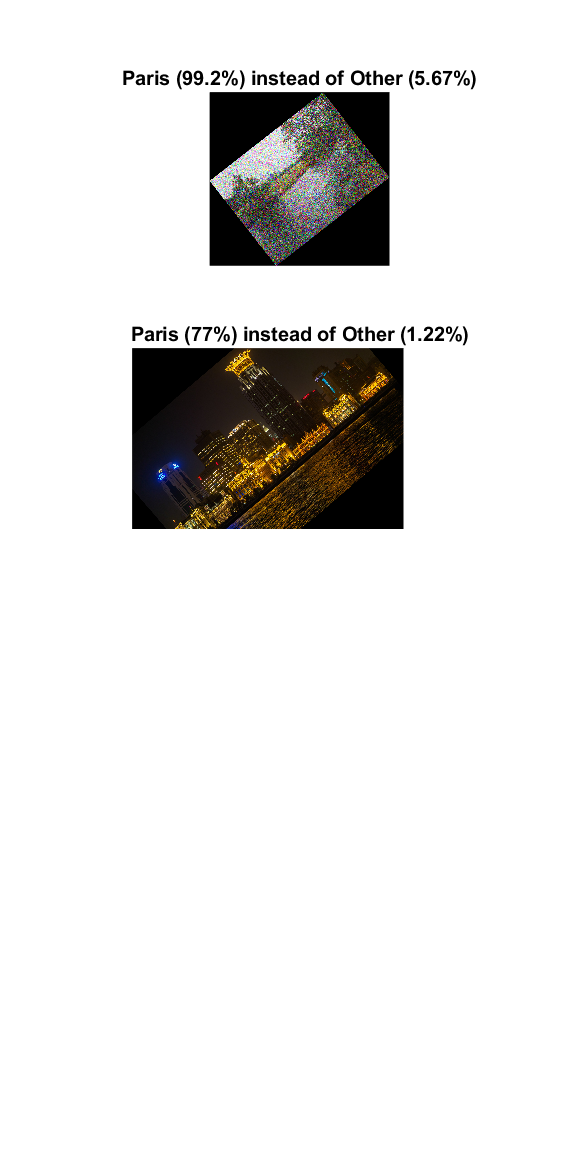
#> input picture train_networks/incorrects/testset1_alexnet.png, 579 x 1170 px
$ python rotate_images.py ../../train_networks/incorrects out
#> lines starting #> are read from the running program, lines starting #| are printed output that depends on the picture
import os
import pathlib
import sys
import random

import numpy as np
import cv2

if __name__ == "__main__":

    try:
        input_dir = sys.argv[1]
        output_dir = sys.argv[2]
    except IndexError:
        print("Error: must provide input directory as first argument and output directory as second")
        sys.exit(1)

    random.seed(1) ## Seed so repeatable
    os.makedirs(output_dir, exist_ok=True)

    root = os.getcwd() # store this for later ;)

    os.chdir(input_dir)

    for subdir, dirs, files in os.walk('.'):
        for f in files:
            filepath = os.path.join(subdir, f)
            name, ext = os.path.splitext(f)
            if ext == ".png":
                angle = random.uniform(-180,180)
                pad_img = random.random() >= 0.5

                img = cv2.imread(filepath)
#> img is the input picture: shape (1170, 579, 3); mean B, G, R 226.8, 228.1, 229
                try:
                    rows, cols, _ = img.shape
#> rows = 1170; cols = 579
                except AttributeError:
                    print(f"{subdir}/{f} seems to be broken, skipping...")
                    continue

                if pad_img:
                    # make new image size
                    r = np.deg2rad(angle)
                    x, y = (abs(np.sin(r)*rows) + abs(np.cos(r)*cols),abs(np.sin(r)*cols) + abs(np.cos(r)*rows))
#> x = 1259.2; y = 1210
                else:
                    x, y = cols, rows

                print(f"Rotating {f} {angle} degrees...")

                # Get rotation matrix
                M = cv2.getRotationMatrix2D((cols/2,rows/2), angle, 1)

                if pad_img:
                    # Adjust translation or whatever
                    (tx,ty) = ((x-cols)/2, (y-rows)/2)
#> tx = 340.1; ty = 20.01
                    M[0,2] += tx
                    M[1,2] += ty

                # Rotate the image
                dst = cv2.warpAffine(img, M, (int(x),int(y)))
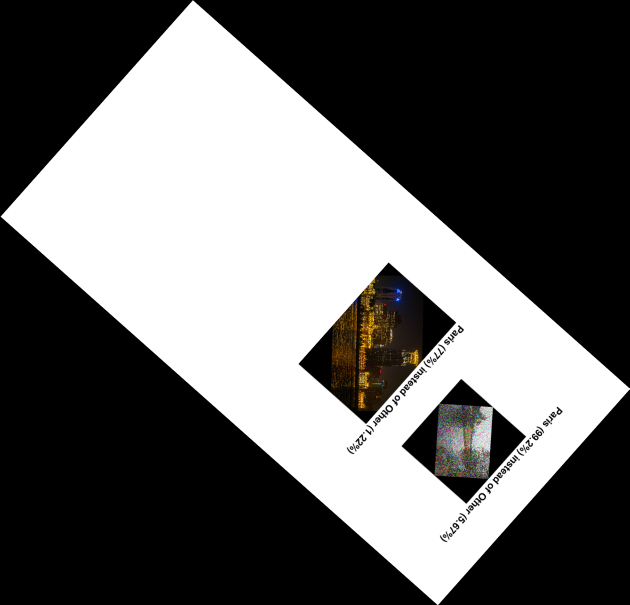
#> dst: shape (1210, 1259, 3) (shown at 1/2 size); mean B, G, R 100.9, 101.4, 101.8

                # Write the result
                outfile = str(pathlib.PurePath(root, output_dir, subdir, "{}_{}.png".format(name, angle)))
                outdir, _ = os.path.split(outfile)
                os.makedirs(outdir, exist_ok=True)
                print(f"Writing to {outfile}...")
                cv2.imwrite(outfile, dst)


$ run again, on train_networks/incorrects/correct_inception.png
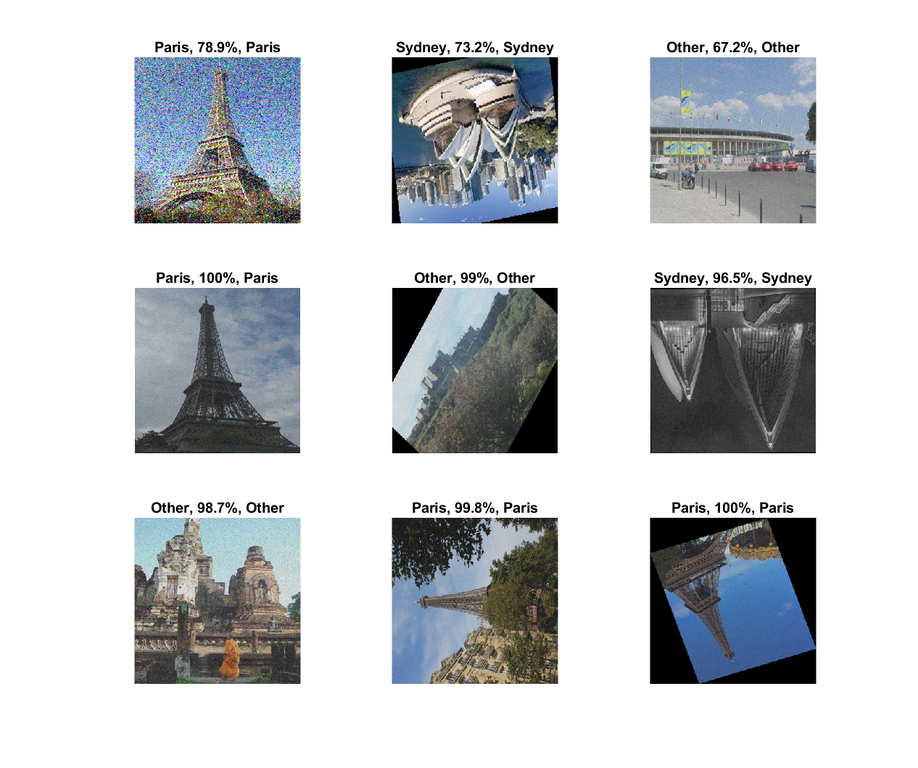
#> input picture train_networks/incorrects/correct_inception.png, 918 x 768 px, shrunk from 1266 x 1059 before the run
#> img is the input picture: shape (768, 918, 3); mean B, G, R 205.1, 202.6, 199.7
#> `dst = cv2.warpAffine(img, M, (int(x),int(y)))`:
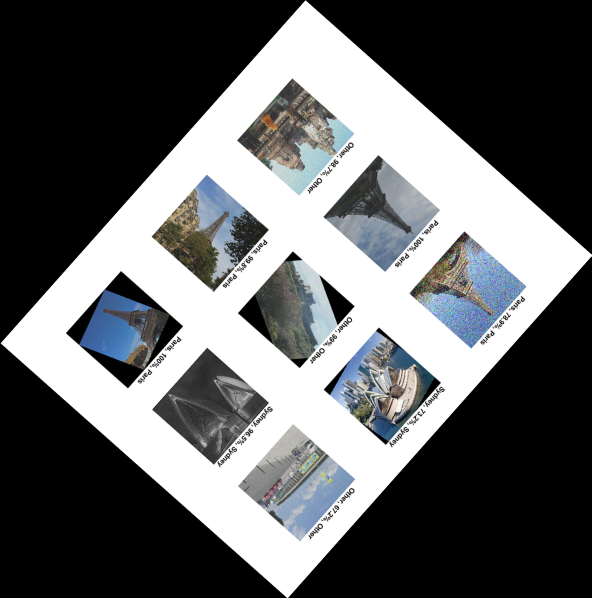
#> dst: shape (1196, 1183, 3) (shown at 1/2 size); mean B, G, R 102.2, 100.9, 99.5

$ run again, on train_networks/incorrects/other.png
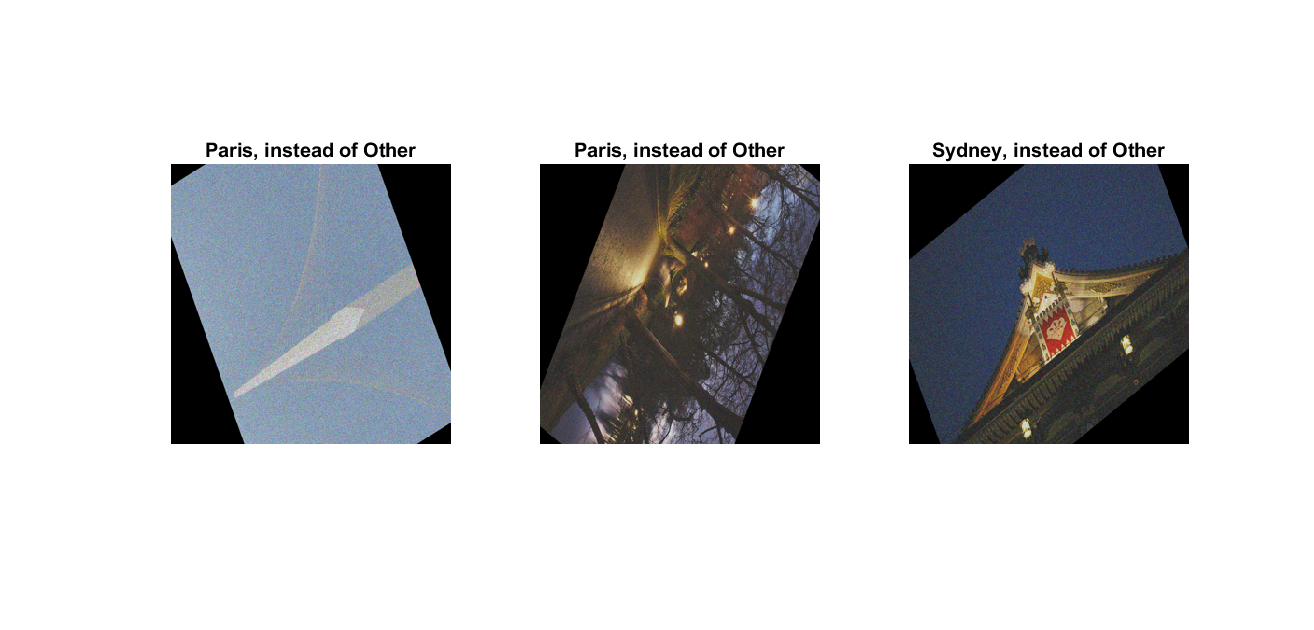
#> input picture train_networks/incorrects/other.png, 1314 x 630 px
#> img is the input picture: shape (630, 1314, 3); mean B, G, R 205, 203.3, 202.4
#> `dst = cv2.warpAffine(img, M, (int(x),int(y)))`:
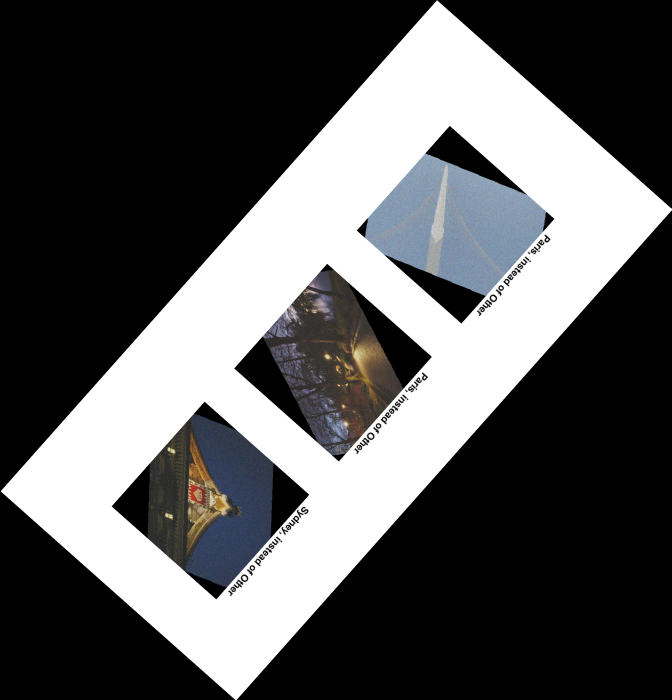
#> dst: shape (1400, 1343, 3) (shown at 1/2 size); mean B, G, R 90.3, 89.5, 89.1
